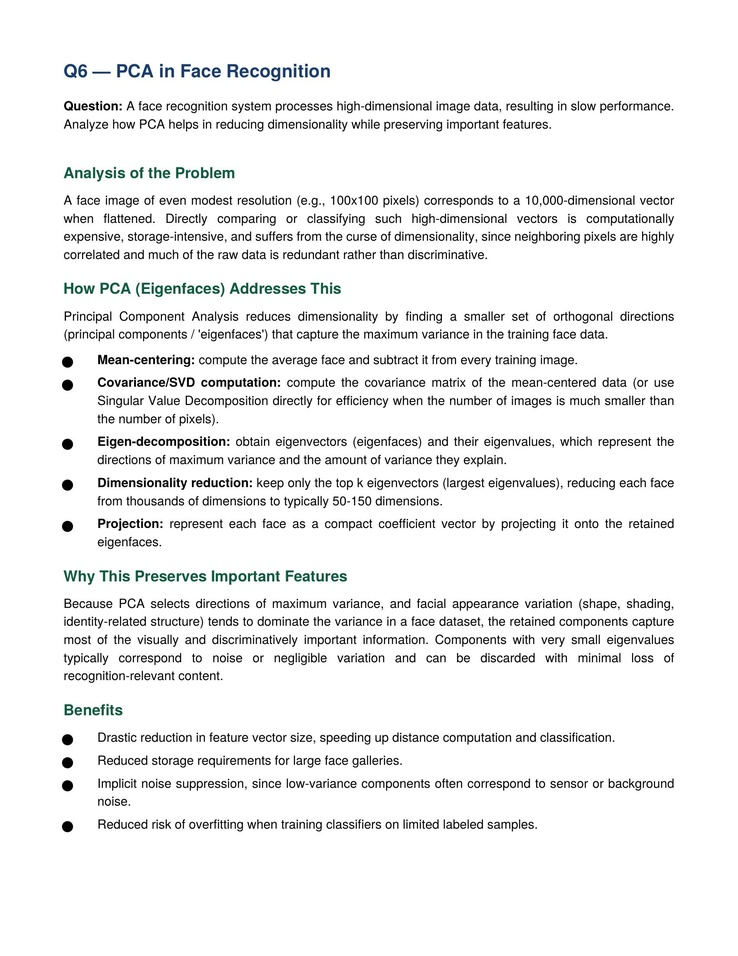
#> input picture CO3/AT2/Q06/Q6.jpg, 738 x 956 px, shrunk from 1700 x 2200 before the run
$ python code.py
#> lines starting #> are read from the running program, lines starting #| are printed output that depends on the picture
import cv2
import numpy as np
from tkinter import Tk, filedialog

# Select / upload image
root = Tk()
root.withdraw()

file_path = filedialog.askopenfilename(
    title="Select an Image",
    filetypes=[
        ("Image Files", "*.jpg *.jpeg *.png *.bmp")
    ]
)
#> the answer given: ../../CO3/AT2/Q06/Q6.jpg

# Read selected image
img = cv2.imread(file_path)
#> img is the input picture: shape (956, 738, 3); mean B, G, R 240.1, 240.1, 239.7

if img is None:
    print("Image not selected or could not be loaded.")
    exit()

# Get image dimensions
rows, cols = img.shape[:2]
#> rows = 956; cols = 738

# Source points
src_points = np.float32([
    [0, 0],
    [cols - 1, 0],
    [0, rows - 1],
    [cols - 1, rows - 1]
])
#> src_points = [[0, 0], [737, 0], [0, 955], [737, 955]]

# Destination points
dst_points = np.float32([
    [0, 0],
    [cols - 1, 0],
    [0, int(0.7 * rows)],
    [cols - 1, int(0.7 * rows)]
])
#> dst_points = [[0, 0], [737, 0], [0, 669], [737, 669]]

# Find Homography matrix
M, _ = cv2.findHomography(src_points, dst_points)

# Apply Homography transformation
homography_img = cv2.warpPerspective(img, M, (cols, rows))
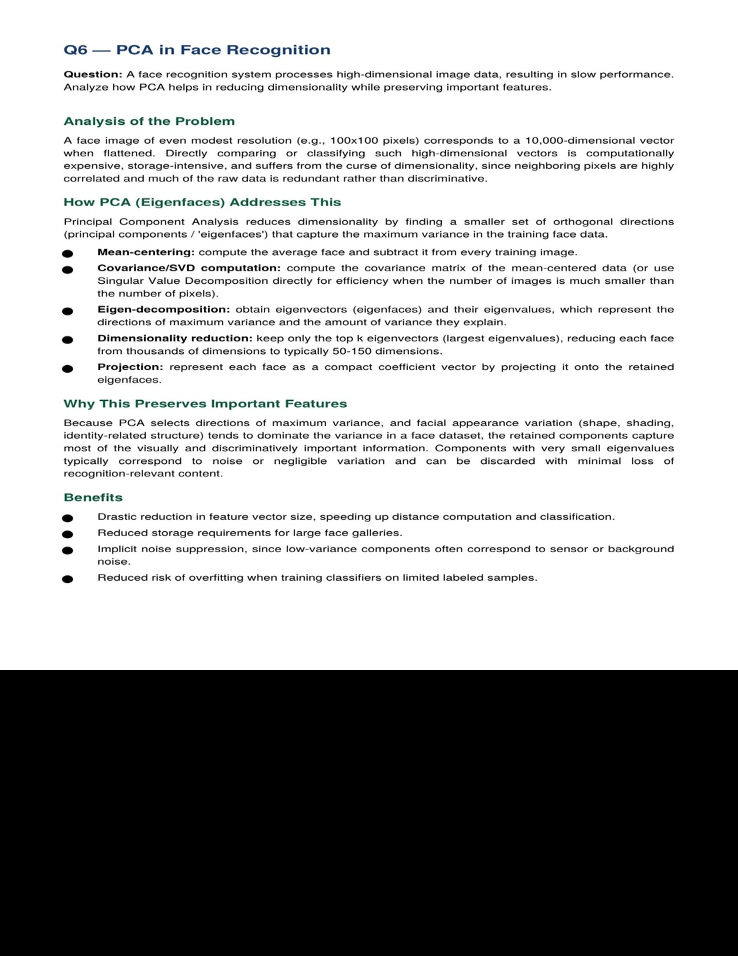
#> homography_img: shape (956, 738, 3); mean B, G, R 168.2, 168.3, 168

# Save result
cv2.imwrite(
    "transformation_using_Homography_Image.jpg",
    homography_img
)

# Display original and transformed images
cv2.imshow("Original Image", img)
cv2.imshow("Homography Transformed Image", homography_img)

print("Homography transformation completed!")
print("Press any key to close.")

cv2.waitKey(0)
cv2.destroyAllWindows()

$ run again, on CO3/AT2/Q08/Q8.jpg
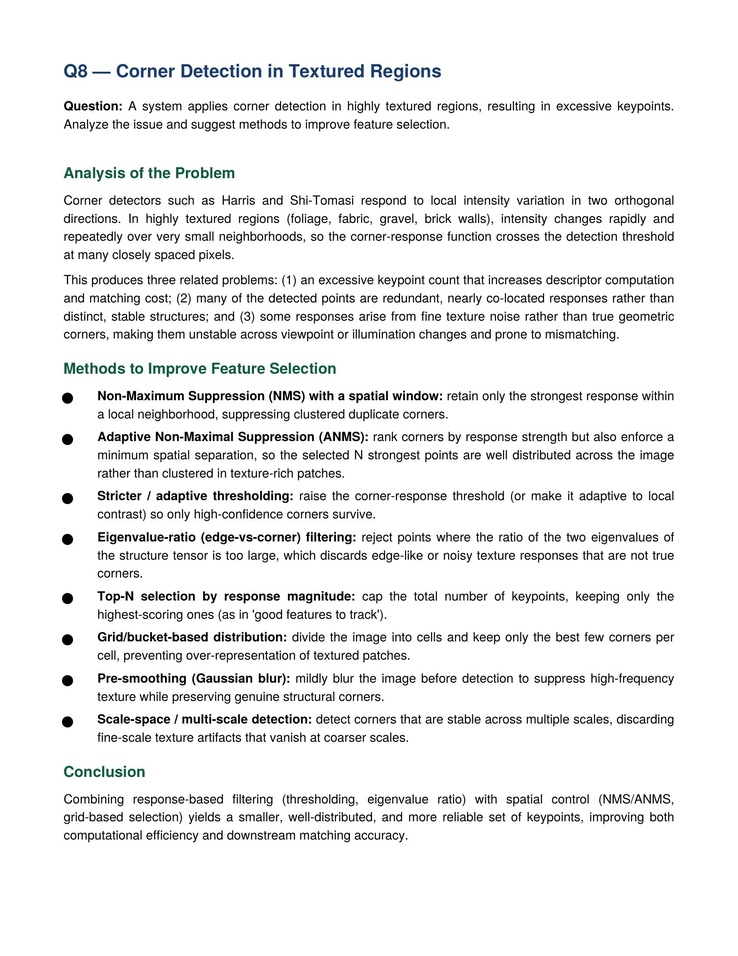
#> input picture CO3/AT2/Q08/Q8.jpg, 738 x 956 px, shrunk from 1700 x 2200 before the run
#> img is the input picture: shape (956, 738, 3); mean B, G, R 238.3, 238.3, 237.9
#> `homography_img = cv2.warpPerspective(img, M, (cols, rows))`:
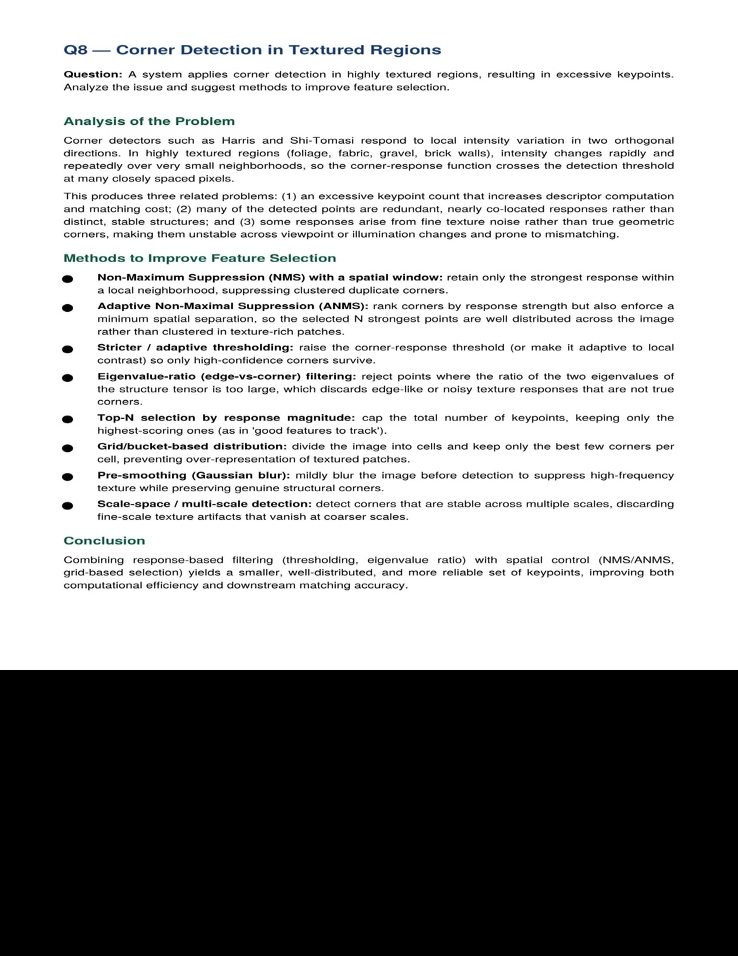
#> homography_img: shape (956, 738, 3); mean B, G, R 167, 167, 166.8

$ run again, on CO3/AT2/Q10/Q10.jpg
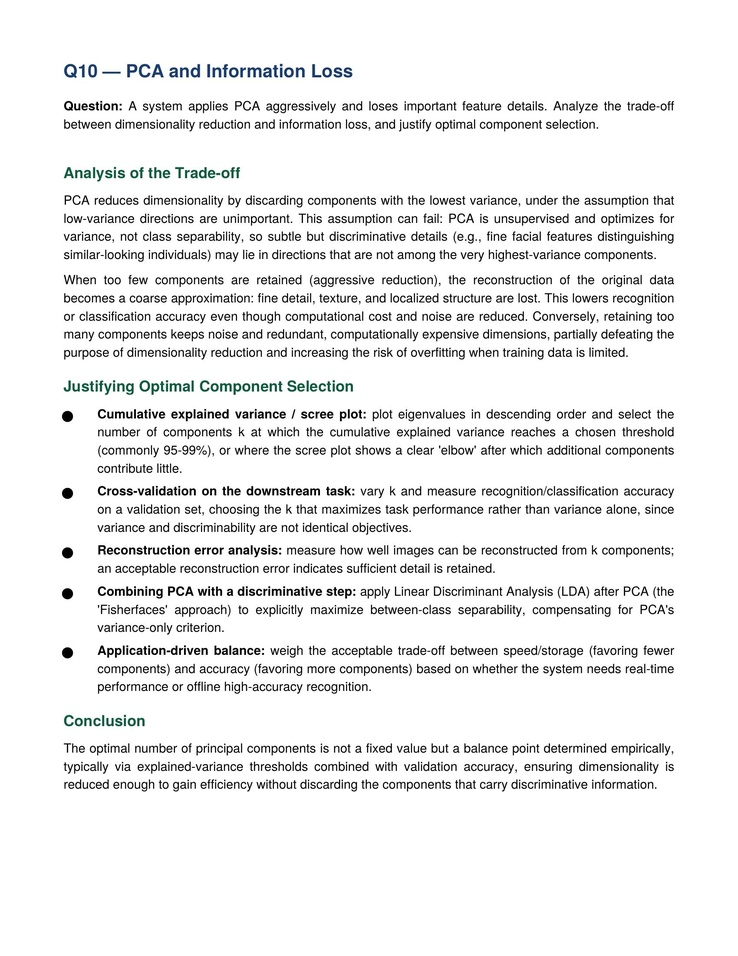
#> input picture CO3/AT2/Q10/Q10.jpg, 738 x 956 px, shrunk from 1700 x 2200 before the run
#> img is the input picture: shape (956, 738, 3); mean B, G, R 238.3, 238.3, 238
#> `homography_img = cv2.warpPerspective(img, M, (cols, rows))`:
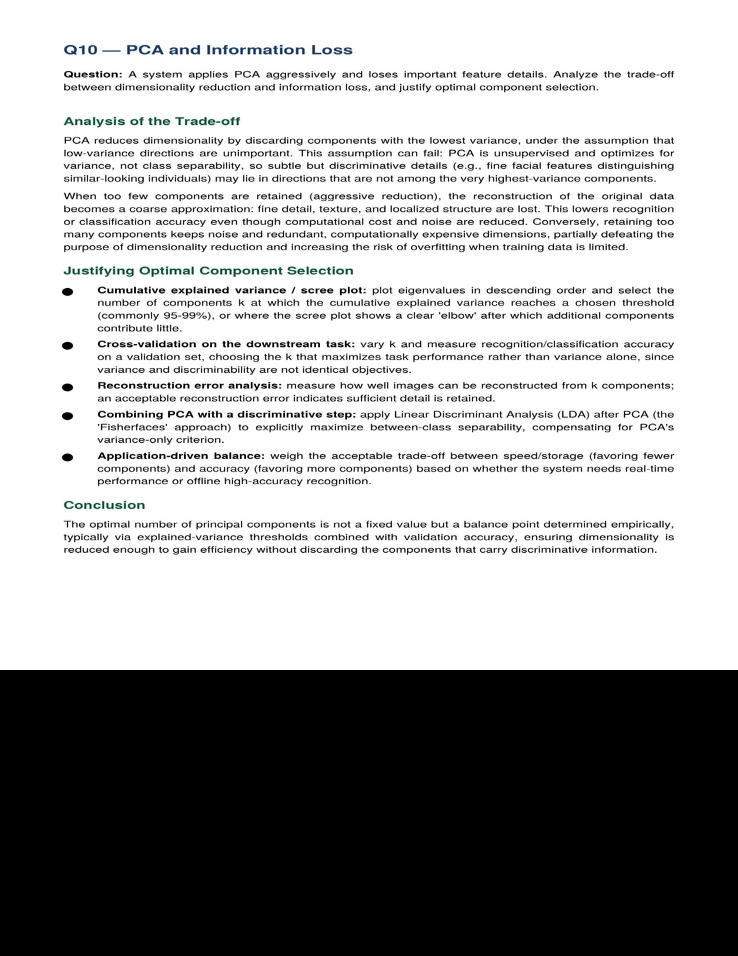
#> homography_img: shape (956, 738, 3); mean B, G, R 167, 167, 166.8
